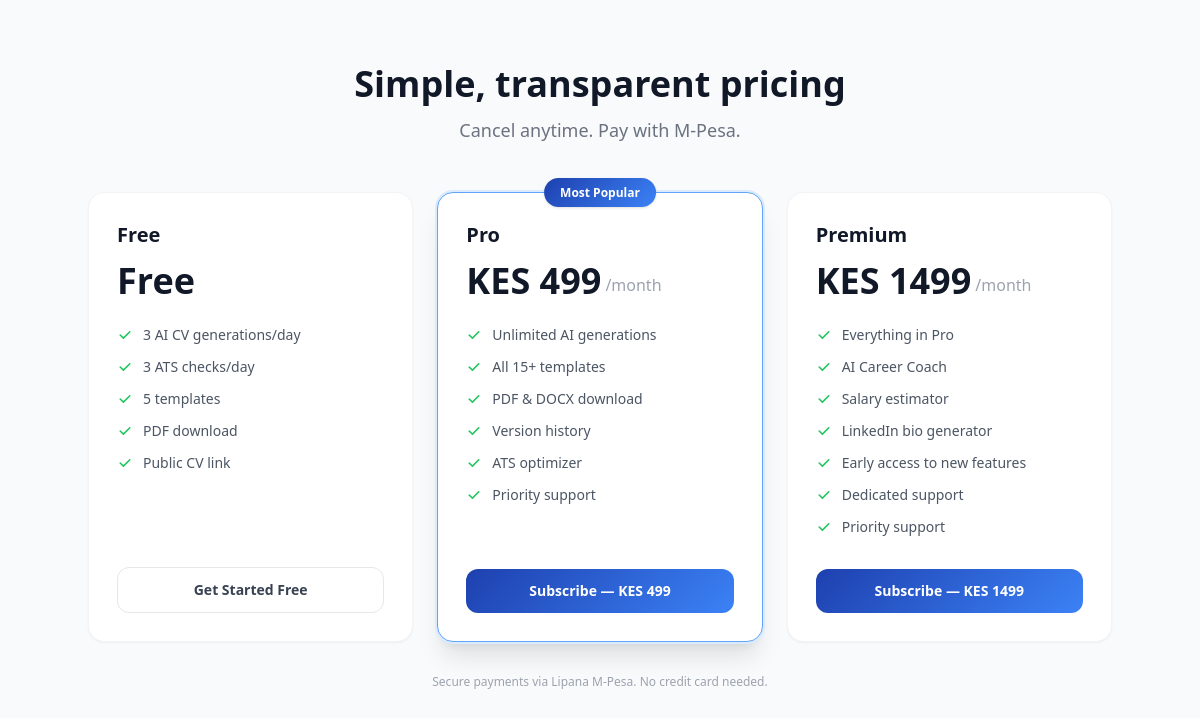
Screenshot of /billing/plans with the database file from the repository.
### app/models.py (models this page shows, shortened)
class PricingPlan(db.Model):
    __tablename__ = "pricing_plans"
    id = db.Column(db.Integer, primary_key=True)
    slug = db.Column(db.String(20), unique=True, nullable=False)
    name = db.Column(db.String(50), nullable=False)
    price_kes = db.Column(db.Integer, nullable=False, default=0)
    billing_period = db.Column(db.String(20), default="month")
    is_active = db.Column(db.Boolean, default=True)
    is_popular = db.Column(db.Boolean, default=False)
    sort_order = db.Column(db.Integer, default=0)
    features = db.Column(db.JSON, nullable=True)
    daily_cv_limit = db.Column(db.Integer, default=3)
    daily_cover_letter_limit = db.Column(db.Integer, default=3)
    daily_ats_limit = db.Column(db.Integer, default=5)
    allow_docx = db.Column(db.Boolean, default=False)
    allow_version_history = db.Column(db.Boolean, default=False)
    allow_career_coach = db.Column(db.Boolean, default=False)
    created_at = db.Column(db.DateTime(timezone=True), default=utcnow)
    updated_at = db.Column(db.DateTime(timezone=True), default=utcnow, onupdate=utcnow)

### app/routes/billing.py (the view)
@billing_bp.route("/plans")
def plans():
    plans = PricingPlan.query.filter_by(is_active=True).order_by(PricingPlan.sort_order).all()
    return render_template("billing/plans.html", plans=plans)

### app/templates/billing/plans.html (shortened to what this page needs)
{% extends "base.html" %}
{% block body %}
<div class="min-h-screen bg-gray-50 py-16 px-4">
  <div class="max-w-5xl mx-auto">
    <div class="text-center mb-12">
      <h1 class="text-4xl font-bold text-gray-900">Simple, transparent pricing</h1>
      <p class="text-gray-500 mt-3 text-lg">Cancel anytime. Pay with M-Pesa.</p>
    </div>
    <div class="grid md:grid-cols-{{ plans|length }} gap-6">
      {% for plan in plans %}
      <div class="bg-white rounded-2xl border {% if plan.is_popular %}border-blue-400 shadow-xl ring-2 ring-blue-100{% else %}border-gray-100 shadow-sm{% endif %} p-7 flex flex-col relative">
        {% if plan.is_popular %}
        <div class="absolute -top-3.5 left-1/2 -translate-x-1/2">
          <span class="px-4 py-1.5 gradient-brand text-white text-xs font-bold rounded-full shadow">
            Most Popular
          </span>
        </div>
        {% endif %}
        <div class="mb-6">
          <h2 class="text-xl font-bold text-gray-900">{{ plan.name }}</h2>
          <div class="mt-3 flex items-end gap-1">
            {% if plan.price_kes == 0 %}
            <span class="text-4xl font-bold text-gray-900">Free</span>
            {% else %}
            <span class="text-4xl font-bold text-gray-900">KES {{ plan.price_kes }}</span>
            <span class="text-gray-400 mb-1">/{{ plan.billing_period }}</span>
            {% endif %}
          </div>
        </div>
        <ul class="space-y-3 mb-8 flex-1">
          {% for feature in (plan.features or []) %}
          <li class="flex items-start gap-2.5 text-sm text-gray-600">
            <svg class="w-4 h-4 text-green-500 mt-0.5 flex-shrink-0" fill="currentColor" viewBox="0 0 20 20">
              <path fill-rule="evenodd" d="M16.707 5.293a1 1 0 010 1.414l-8 8a1 1 0 01-1.414 0l-4-4a1 1 0 011.414-1.414L8 12.586l7.293-7.293a1 1 0 011.414 0z" clip-rule="evenodd"/>
            </svg>
            {{ feature }}
          </li>
          {% endfor %}
        </ul>
        {% if plan.price_kes == 0 %}
        <a href="{{ url_for('auth.register') }}"
           class="block w-full text-center py-3 border border-gray-200 rounded-xl font-semibold text-gray-700 hover:bg-gray-50 transition text-sm">
          Get Started Free
        </a>
        {% else %}
        <div x-data="{open: false}" class="relative">
          <button @click="open=!open"
                  class="w-full py-3 gradient-brand text-white font-semibold rounded-xl hover:opacity-90 transition text-sm">
            Subscribe — KES {{ plan.price_kes }}
          </button>
        </div>
        {% endif %}
      </div>
      {% endfor %}
    </div>
    <p class="text-center text-xs text-gray-400 mt-8">
      Secure payments via Lipana M-Pesa. No credit card needed.
    </p>
  </div>
</div>
{% endblock %}

### app/templates/base.html (style rules this page uses)
.gradient-brand { background:linear-gradient(135deg,#1e40af 0%,#3b82f6 100%) }

### rows the page displays
PricingPlan: name "Free", price_kes "Free", feature "3 AI CV generations/day" "3 ATS checks/day" "5 templates" "PDF download" "Public CV link"
PricingPlan: is_popular "Most Popular", name "Pro", price_kes "499", billing_period "month", feature "Unlimited AI generations" "All 15+ templates" "PDF & DOCX download" "Version history" "ATS optimizer" "Priority support"
PricingPlan: name "Premium", price_kes "1499", billing_period "month", feature "Everything in Pro" "AI Career Coach" "Salary estimator" "LinkedIn bio generator" "Early access to new features" "Dedicated support" "Priority support"
